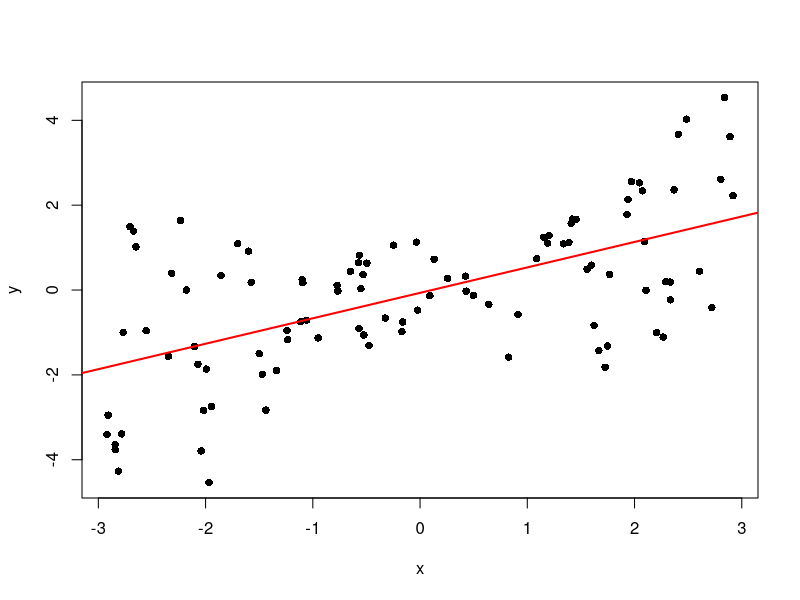
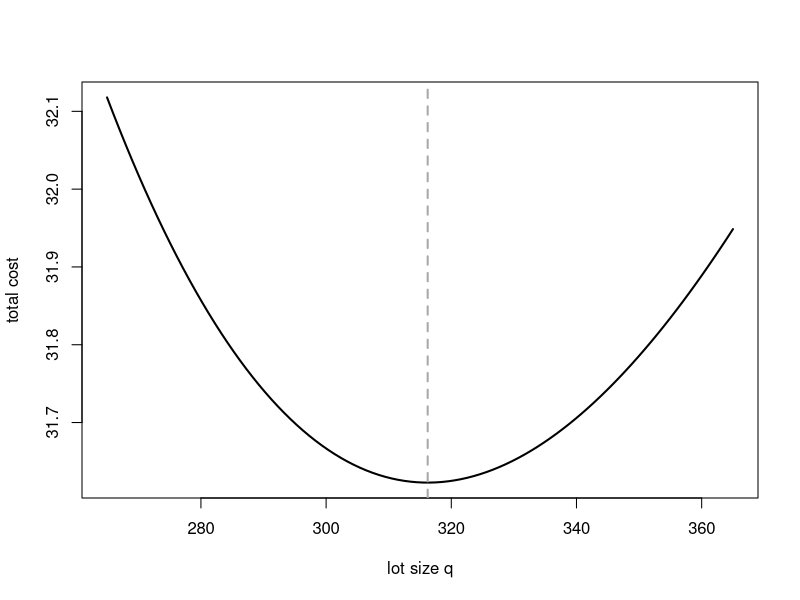
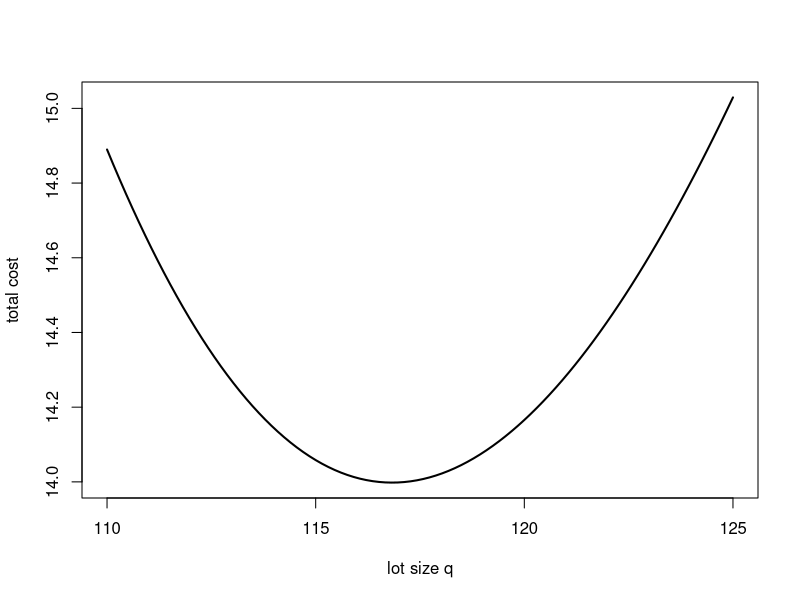
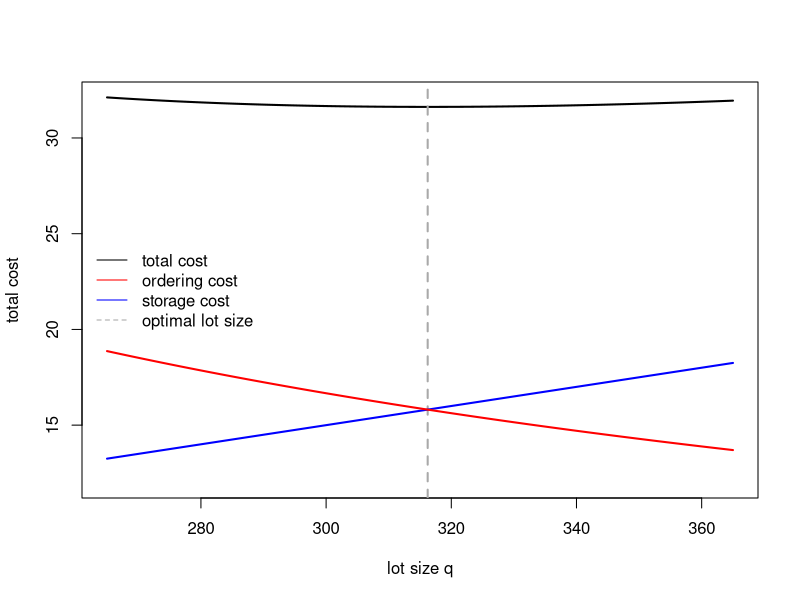
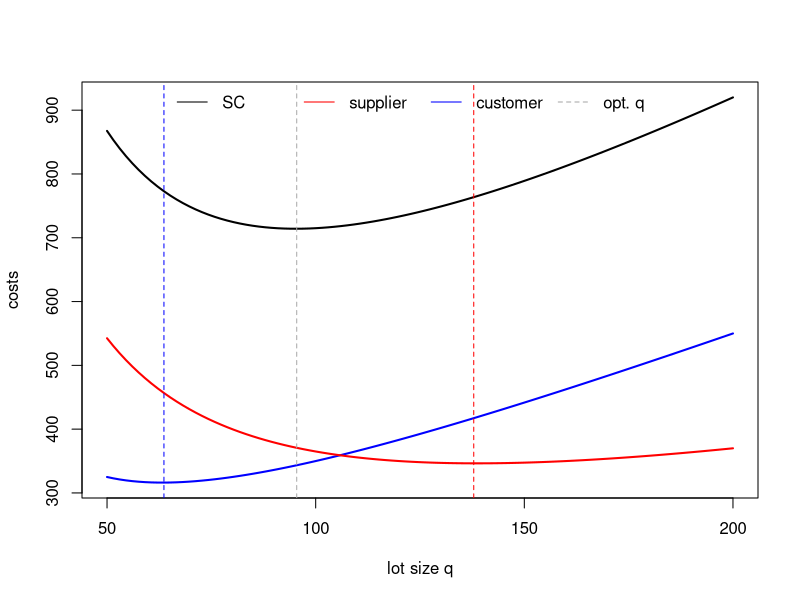
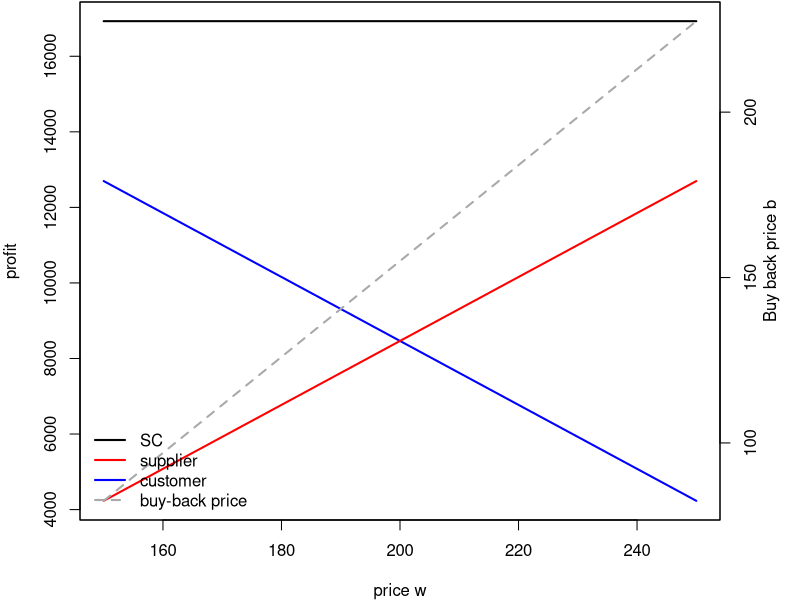
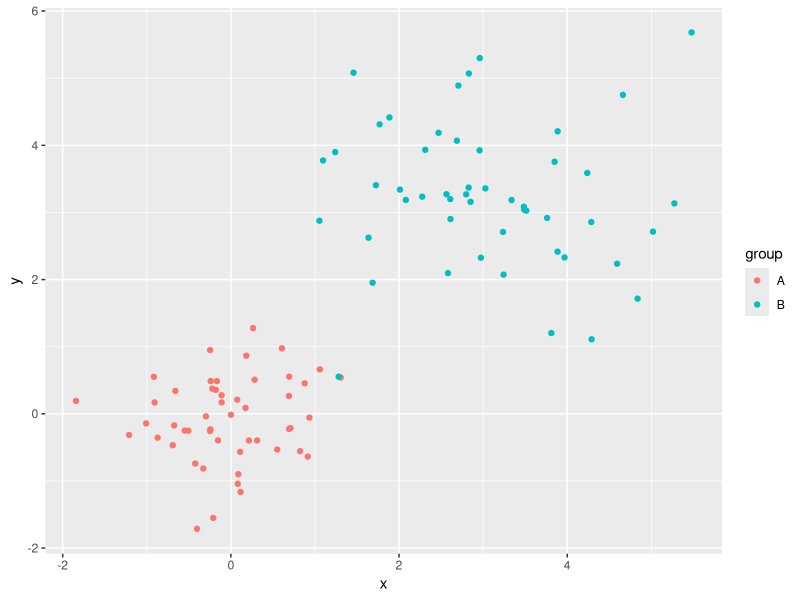
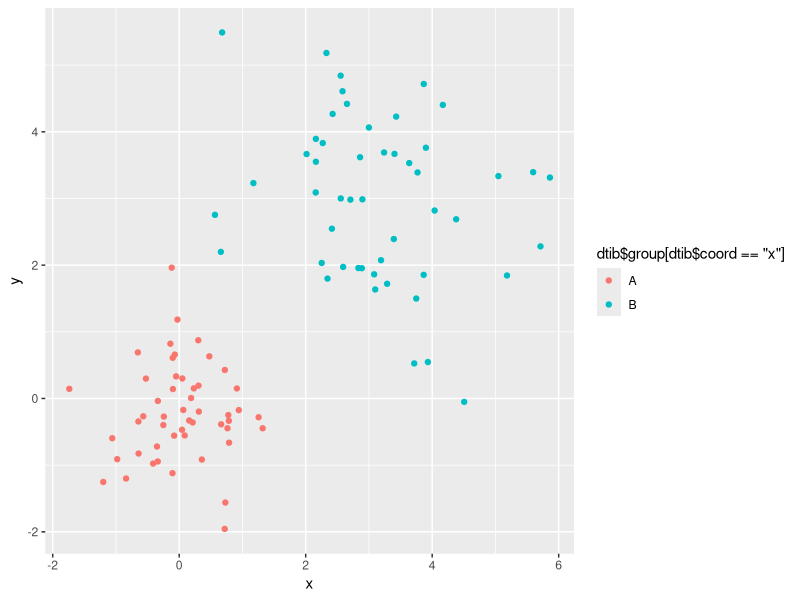

R code for these plots, in order:
## ---- chunk 1
3^2     #1
sqrt(9) #2
9^.5
pi^2    #3
(abs(3^2-4^2))^.5 #4
log(exp(4), base = exp(1)) #5
log(exp(4))
log(100, base = 10) #6
log10(100) 
factorial(8) #7
exp(factorial(3)) #8
## ---- chunk 2
cost_eoq_fun <- function(q, d, co, cl) {
  # returns total cost per period
  # d...demand
  # q...lot size
  # co...ordering cost
  # cl...stock holding cost
  ((1/2)*cl*q)+((d/q)*co)
}

# test cost function
cost_eoq_fun(d=100, q=20, cl = .1, co = 50)

eoq_fun <- function(co, d, cl) {
  # return optimal lot size
  # d...demand
  # co...ordering cost
  # cl...stock holding cost
  sqrt((2*co*d)/cl)
}
# optimal lot size
q.star <-  eoq_fun(d = 100, cl = .1, co = 50)
# optimal cost
cost_eoq_fun(d=100, q=q.star, cl = .1, co = 50)
## ---- chunk 3
weuc_d2_func <- function(x,y,w) {
  # calculates weighted Euclidean distance between x and y
  # y,x...vectors
  # w.. weight vector
  sqrt(sum(w*(x-y)^2))
}
# test distacne function
weuc_d2_func(x = c(1,2,3), y= c(3,2,1), w=c(1,1,1) )
# result should be sqrt(8)
## ---- chunk 4
geom_pois_dens_fun <- function(n, lambda, theta){
  # calculates density value of geometric Poisson distribution
  # n...integer, demand/successes, theta,lambda..parameters
  k.vec <- 1:n
  sum(exp(-lambda)*lambda^k.vec/factorial(k.vec)*(1-theta)^(n-k.vec)*choose(n-1, k.vec-1))
}
# test function
geom_pois_dens_fun(n=3, lambda=.5, theta = 2)

## ---- chunk 5
x <- 1:5
y <- 10:6
as.matrix(x) %*% t(as.matrix(y))
## ---- chunk 6
trace_func <- function(z){
  # calculates trace of z
  # z...matrix
  sum(diag(z))
} 
A <- matrix(rnorm(9) , ncol=3)
trace_func(A)
## ---- chunk 7
fib_num_fun <- function(n){
  # calculate nth Fibonacci number
  # n...number
  k.vec <- 0:floor((n-1)/2)
  sum(choose(n-k.vec-1, k.vec))
}
# vectorize fib_num_fun such that it accepts input vectors
vfib_num_fun <- Vectorize(fib_num_fun)
# doesn't work
fib_num_fun(1:100)
# works
vfib_num_fun(1:100)
## ---- chunk 8
pas <- outer(1:50, 1:50, choose)
## ---- chunk 9
# create 3x3 matrix 
A <- matrix(sample(1:10 , 9), ncol=3)
# diagonals to 1
diag(A) <- 1
# checks matrix elementwise
A == t(1/A) # -> problem double counting of elements
# Alternative: compare just elements of triangle sub-matrices
A[lower.tri(A)] == 1/A[upper.tri(A)]
## ---- chunk 10
# convert A (chunk before) into a consistent matrix
A[lower.tri(A)] <- 1/A[upper.tri(A)]
# step (a) of synthesis
dev <- colSums(A) # calculate colSums
A.prime <- t(t(A) / dev) # Alternative a: using that R divides columnwise
A.prime <- A %*% diag(1 / dev) # Alternative b: use matrix calculation
# step (b) of synthesis
rowMeans(A.prime)
## ---- chunk 11
x <- sample(x = 1:100, size = 100)
l1 <- as.list(x)
l1.odd <- l1[1:100 %% 2 == 1]
## ---- chunk 12
z <- matrix(sample(x = 1:1000, size = 100), nrow=1)
z <- as.data.frame(z)
z.sub <- z[, col(z) %% 3 == 0]
## ---- chunk 13
A <- matrix(sample(x = 1:100, 36), ncol = 6)
which(A <= 50)
## ---- chunk 14
ma_fun <- function(x, n){
  # calculates moving average
  # x...vector to be averaged, n...time window width
  cx <- c(0,cumsum(x))
  (cx[(n+1):length(cx)] - cx[1:(length(cx) - n)]) / n
}
# test function
ma_fun(x = 1:10 , n=4)
## ---- chunk 15
n <- 100                                # number of points to plot
x <- runif(n, min=-3, max=3)            # 100 x coordinates
y <- sin(3 * x^2 - 4) * x + 0.5 * x + rnorm(n, mean = 0, sd = sqrt(.5)) 
plot(x[order(x)], y[order(x)], xlab ="x", ylab = "y", pch = 16)
lin.reg <- lm(y~x)                      # fit a linear regression model
abline(lin.reg, col = "red", lwd =2)    # ... and plot the regression line
## ---- chunk 16
q.vec <- seq(265, 365, length.out = 100)
y.vec <- cost_eoq_fun(q = q.vec , d = 100, cl = .1, co = 50)
plot(q.vec, y.vec, xlab ="lot size q", ylab = "total cost", type = "l", lwd =2)
abline(v = eoq_fun(d = 100, cl = .1, co = 50), col="darkgrey", lwd=2, lty=2)
## ---- chunk 17
newsven_obj_fun <- function(x, cu, co, mu, sigma){
      q.prime <- (x-mu)/sigma
	     (cu + co) * sigma * (dnorm(q.prime) + q.prime * pnorm(q.prime)) - cu * sigma * q.prime
}
q.vec <- seq(110, 125, length.out = 100)
cost.vec <- newsven_obj_fun(x = q.vec , mu = 100, cu = 2, co = 0.5, sigma = 20)
plot(q.vec, cost.vec, xlab ="lot size q", ylab = "total cost", type = "l", lwd = 2)

## ---- chunk 18
q.vec <- seq(265, 365, length.out = 100)
y.vec <- cost_eoq_fun(q = q.vec , d = 100, cl = .1, co = 50)
plot(q.vec, y.vec, xlab ="lot size q", ylab = "total cost", type = "l", lwd =2, ylim=c(12,max(y.vec)))
abline(v = eoq_fun(d = 100, cl = .1, co = 50), col="darkgrey", lwd=2, lty=2)
lines(x=q.vec, y=(1/2)*.1*q.vec, lwd=2, col="blue")
lines(x=q.vec, y=(100/q.vec)*50, lwd=2, col="red")
legend("left", lty = c(1,1,1,2), col = c("black","red","blue","darkgrey"), legend = c("total cost", "ordering cost", "storage cost", "optimal lot size"), bty="n" )
## ---- chunk 19
jel_func <- function(q, c.supp.set, c.supp.sh, c.cust.set, c.cust.sh, lambda, mu){
  # costs in joint economic lot sizing model
  if(lambda > mu) stop("infeasible (lambda > mu)") # check feasibility
  c.cust <- lambda/q * c.cust.set  + c.cust.sh *  q/2 
  c.supp <-  lambda/q * c.supp.set  + c.supp.sh * q/2 * lambda/mu
  c.sc <- c.supp + c.cust
  return(data.frame(cost.customer = c.cust, cost.supplier = c.supp, cost.sc = c.sc))
}

q.vec <- seq(50, 200, length.out = 100)
y.df <- jel_func(q = q.vec, c.supp.set = 240, c.supp.sh = 4, c.cust.set = 100, c.cust.sh = 5, lambda = 100, mu = 160)

plot(q.vec, y.df$cost.sc, xlab ="lot size q", ylab = "costs", type = "l", lwd = 2, ylim=range(y.df))
lines(x = q.vec, y = y.df$cost.customer, lwd = 2, col = "blue")
lines(x = q.vec, y = y.df$cost.supplier, lwd = 2, col = "red")
abline(v = q.vec[which.min(y.df$cost.customer)], col = "blue", lwd = 1, lty = 2)
abline(v = q.vec[which.min(y.df$cost.supplier)], col = "red", lwd = 1, lty = 2)
abline(v = q.vec[which.min(y.df$cost.sc)], col = "darkgrey", lwd = 1, lty = 2)
legend("top", lty = c(1,1,1,2), col = c("black","red","blue","darkgrey"), legend = c("SC", "supplier", "customer", "opt. q"), bty="n" , horiz = T)
## ---- chunk 20
buy_back_func <- function(w, r, c, v, mu, sigma){
  # costs & buy-back price in buy-back model
  crit.rat.sc <- (r-c)/(r-v) # critical ratio SC
  z.sc <- qnorm(crit.rat.sc)
  b <- -(c-v)/(r-c)*r + (r-v)/(r-c)*w
  profit.cust <- (r-w)*mu - (r-b)*dnorm(z.sc)* sigma
  profit.supp <- (w-c)*mu - (b-v)*dnorm(z.sc)* sigma
  return(data.frame(buy.back.price = b, profit.supplier = profit.supp, profit.cust = profit.cust, profit.sc = profit.cust+profit.supp ))
}

w.vec <- seq(150, 250, length.out = 100)
y.df <- buy_back_func(w = w.vec, c = 100, r = 300, v = 10, mu = 100, sigma = 30)
par(mar = c(4, 4, .1, 4) )
plot(w.vec, y.df$profit.sc, xlab ="price w", ylab = "profit", type = "l", lwd = 2, ylim=range(c(y.df$profit.supplier,y.df$profit.cust,y.df$profit.sc)))
lines(x = w.vec, y = y.df$profit.cust, lwd = 2, col = "blue")
lines(x = w.vec, y = y.df$profit.supplier, lwd = 2, col = "red")
# second axis
par(new=T)
# data without axis
plot(w.vec, y.df$buy.back.price, xaxt = "n", yaxt = "n", ylab="", xlab = "", type = "l", lwd = 2, col = "darkgrey", lty = 2)
# add axis 
axis(4)
# add label
mtext( "Buy back price b", side  = 4, line = 2)
legend("bottomleft", col = c("black","red","blue", "darkgrey"), lty=c(1,1,1,2), lwd=2, legend = c("SC", "supplier", "customer","buy-back price"), bty="n")
## ---- chunk 21
library(tidyverse)
dtib <- tibble(group = c(rep("A",50),rep("B",50)), x.values = c(rnorm(50, mean = 0, sd = sqrt(0.5)), rnorm(50, mean = 3, sd = sqrt(1.5))), y.values = c(rnorm(50, mean = 0, sd = sqrt(0.5)), rnorm(50, mean = 3, sd = sqrt(1.5))))
ggplot(data = dtib, aes(x = x.values, y = y.values, col = group)) + geom_point() + ylab("y") + xlab("x")
# Alternative (over-tidy)
dtib <- tibble(group = c(rep("A",100),rep("B",100)), coord = rep(c("x","y"), 100), values = c(rnorm(100, mean = 0, sd = sqrt(0.5)), rnorm(100, mean = 3, sd = sqrt(1.5))))
qplot(x = dtib$values[dtib$coord == "x"], y = dtib$values[dtib$coord == "y"], col = dtib$group[dtib$coord == "x"], xlab = "x", ylab="y")  
## ---- chunk 22
n <- 50                                 # number of points to plot
x <- rnorm(n, 20 , 7)                   # independent x coordinates
y <- 2*x + rnorm(n, 0, x^0.75)          # dependent variable
z <- 0.125*x^2 - x + rnorm(n, 0, 3)     #  dependent variable 
dat <- tibble(x = x, y = y, z = z)      # build an untidy tibble with x, y and z
# one large arrow - generalized additive model fit
ggplot(data = dat, mapping = aes(x = x[order(x)], y = y[order(x)]) ) + 
  geom_point() +  
  geom_path(arrow = arrow()) +
  geom_smooth(method = "gam") +
  labs(x = "x", y = "y") 
# multiple arrow - generalized linear model with quadratic trend
ggplot(data = dat, mapping = aes(x = x[order(x)], y = z[order(x)]) ) + 
  geom_point() +  
  geom_segment(aes(xend = dplyr::lead(x[order(x)]), yend = dplyr::lead(z[order(x)])),
               arrow = arrow(type = "open", angle = 30, length = unit(0.1, "inches"))) +
  geom_smooth(method = "glm", formula = y ~ poly(x,2) ) +
  labs(x = "x", y = "y") 
